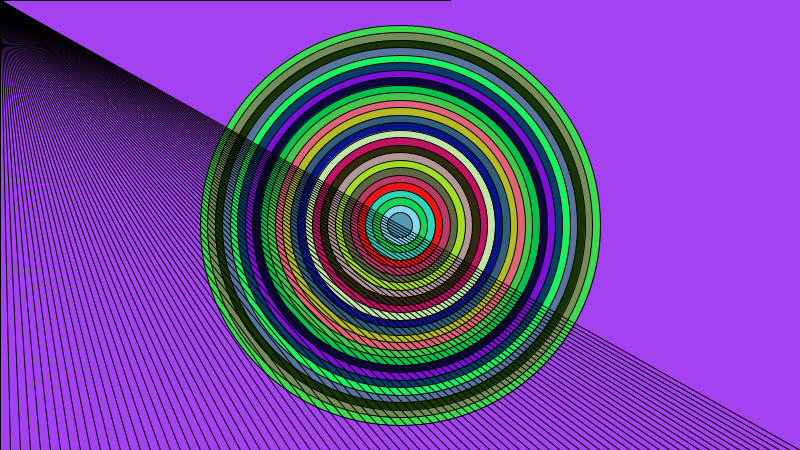
Frame 1 (no input)
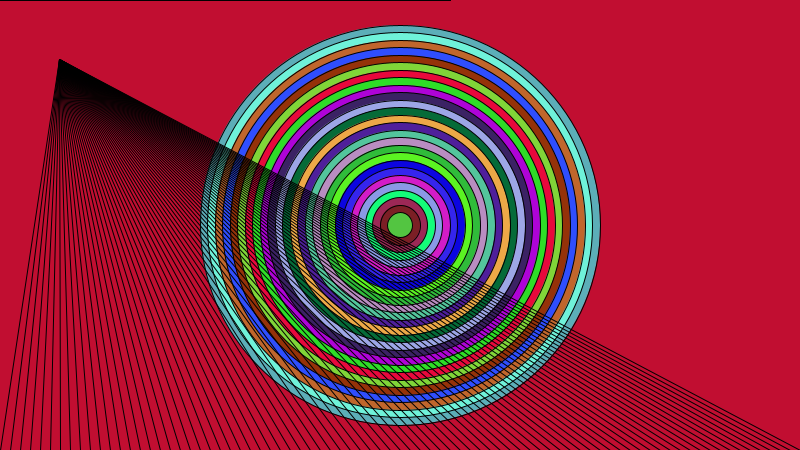
Frame 60 (the mouse pressed at the canvas centre just before this capture)
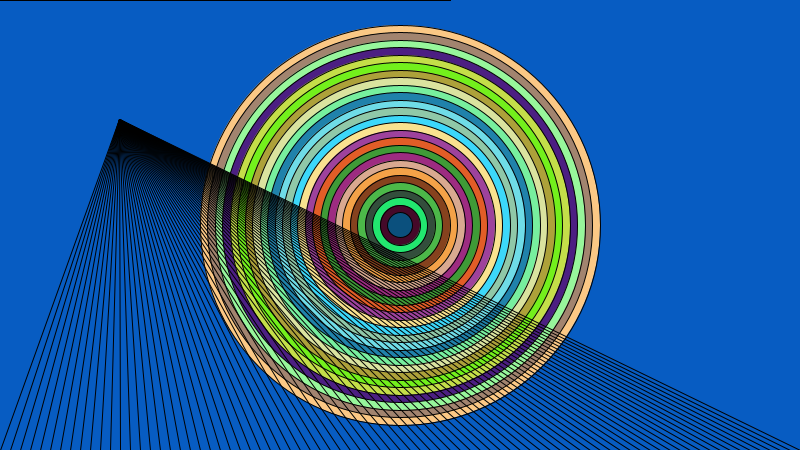
Frame 120 (the mouse held since frame 60 and released just before this capture)

The Processing sketch that drew these frames (run headless with seeded random() and noise(); from frame 60 on, the mouse is pressed at the canvas centre):

// Processing sketch: sketch_10_1_2014
// ── sketch_10_1_2014.pde
int dia = 400;
int count = 0;
int pointx = 0;
int pointy = 0;
int changex = 1;
int changey = 1;
void setup() {
  size(800,450);
}
void draw() {
    background(random(255),random(255),random(255));
  for(int dia = 400; dia > 15; dia = dia-15) {
    fill(random(255),random(255),random(255));
    ellipse(width/2,height/2,dia,dia);
    triangle(count, 0, mouseY, count, height, count);
  }
  
  for(int count = 0; count <= width; count+=10) {
    line(count, height, pointx, pointy); }
    pointx = pointx + changex;
    pointy = pointy + changey;
  if(pointx >= width) {
    changex = -1;
  }
  if(pointy >= height) {
    changey = -1;
  }
  if(pointx<=0){
    changex=1;
  }
  if(pointy<=0){
    changey=1;
  }
}
//for (initialize; test; increment)
